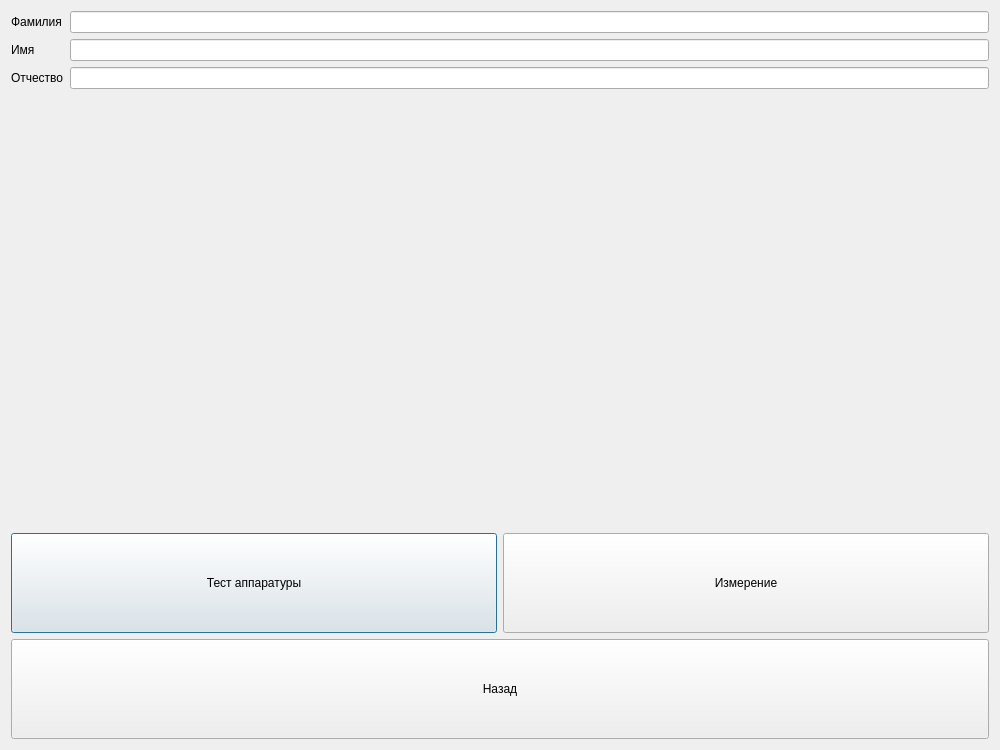
<?xml version="1.0" encoding="UTF-8"?>
<ui version="4.0">
 <class>Gamma_BDG</class>
 <widget class="QDialog" name="Gamma_BDG">
  <property name="geometry">
   <rect>
    <x>0</x>
    <y>0</y>
    <width>1000</width>
    <height>750</height>
   </rect>
  </property>
  <property name="windowTitle">
   <string>Dialog</string>
  </property>
  <layout class="QVBoxLayout" name="verticalLayout_3">
   <item>
    <layout class="QFormLayout" name="formLayout">
     <item row="0" column="0">
      <layout class="QVBoxLayout" name="verticalLayout_2">
       <item>
        <widget class="QLabel" name="label">
         <property name="text">
          <string>Фамилия</string>
         </property>
        </widget>
       </item>
       <item>
        <widget class="QLabel" name="label_2">
         <property name="text">
          <string>Имя</string>
         </property>
        </widget>
       </item>
       <item>
        <widget class="QLabel" name="label_3">
         <property name="text">
          <string>Отчество</string>
         </property>
        </widget>
       </item>
      </layout>
     </item>
     <item row="0" column="1">
      <layout class="QVBoxLayout" name="verticalLayout">
       <item>
        <widget class="QLineEdit" name="lineEdit"/>
       </item>
       <item>
        <widget class="QLineEdit" name="lineEdit_2"/>
       </item>
       <item>
        <widget class="QLineEdit" name="lineEdit_3"/>
       </item>
      </layout>
     </item>
    </layout>
   </item>
   <item>
    <layout class="QHBoxLayout" name="horizontalLayout">
     <item>
      <widget class="QPushButton" name="pushButton_2">
       <property name="sizePolicy">
        <sizepolicy hsizetype="Minimum" vsizetype="Maximum">
         <horstretch>0</horstretch>
         <verstretch>0</verstretch>
        </sizepolicy>
       </property>
       <property name="minimumSize">
        <size>
         <width>0</width>
         <height>100</height>
        </size>
       </property>
       <property name="text">
        <string>Тест аппаратуры</string>
       </property>
      </widget>
     </item>
     <item>
      <widget class="QPushButton" name="pushButton_3">
       <property name="sizePolicy">
        <sizepolicy hsizetype="Minimum" vsizetype="Maximum">
         <horstretch>0</horstretch>
         <verstretch>0</verstretch>
        </sizepolicy>
       </property>
       <property name="minimumSize">
        <size>
         <width>0</width>
         <height>100</height>
        </size>
       </property>
       <property name="text">
        <string>Измерение</string>
       </property>
      </widget>
     </item>
    </layout>
   </item>
   <item>
    <widget class="QPushButton" name="pushButton">
     <property name="sizePolicy">
      <sizepolicy hsizetype="Minimum" vsizetype="Maximum">
       <horstretch>0</horstretch>
       <verstretch>0</verstretch>
      </sizepolicy>
     </property>
     <property name="minimumSize">
      <size>
       <width>0</width>
       <height>100</height>
      </size>
     </property>
     <property name="text">
      <string>Назад</string>
     </property>
    </widget>
   </item>
  </layout>
 </widget>
 <resources/>
 <connections/>
</ui>
